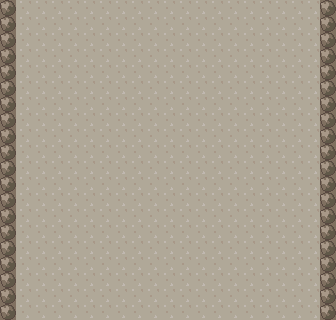

The image is a tile-based game level rendered from a .tmx file. Its description and complete source (layers, tilesets, objects, tile grids) follow:
An orthogonal 21x20 tile map with 16x16 px tiles, 3 tile layers (backgroundWall, prizes, wall), 2 tilesets.

<map version="1.10" tiledversion="1.12.1" orientation="orthogonal" renderorder="right-down" width="21" height="20" tilewidth="16" tileheight="16" infinite="0" nextlayerid="5" nextobjectid="1">
 <tileset firstgid="1" source="pared.tsx" />
 <tileset firstgid="9" source="gemas.tsx" />
 <layer id="1" name="backgroundWall" width="21" height="20">
  <data encoding="csv">
8,1,1,1,1,1,1,1,1,1,1,1,1,1,1,1,1,1,1,1,8,
8,1,1,1,1,1,1,1,1,1,1,1,1,1,1,1,1,1,1,1,8,
8,1,1,1,1,1,1,1,1,1,1,1,1,1,1,1,1,1,1,1,8,
8,1,1,1,1,1,1,1,1,1,1,1,1,1,1,1,1,1,1,1,8,
8,1,1,1,1,1,1,1,1,1,1,1,1,1,1,1,1,1,1,1,8,
8,1,1,1,1,1,1,1,1,1,1,1,1,1,1,1,1,1,1,1,8,
8,1,1,1,1,1,1,1,1,1,1,1,1,1,1,1,1,1,1,1,8,
8,1,1,1,1,1,1,1,1,1,1,1,1,1,1,1,1,1,1,1,8,
8,1,1,1,1,1,1,1,1,1,1,1,1,1,1,1,1,1,1,1,8,
8,1,1,1,1,1,1,1,1,1,1,1,1,1,1,1,1,1,1,1,8,
8,1,1,1,1,1,1,1,1,1,1,1,1,1,1,1,1,1,1,1,8,
8,1,1,1,1,1,1,1,1,1,1,1,1,1,1,1,1,1,1,1,8,
8,1,1,1,1,1,1,1,1,1,1,1,1,1,1,1,1,1,1,1,8,
8,1,1,1,1,1,1,1,1,1,1,1,1,1,1,1,1,1,1,1,8,
8,1,1,1,1,1,1,1,1,1,1,1,1,1,1,1,1,1,1,1,8,
8,1,1,1,1,1,1,1,1,1,1,1,1,1,1,1,1,1,1,1,8,
8,1,1,1,1,1,1,1,1,1,1,1,1,1,1,1,1,1,1,1,8,
8,1,1,1,1,1,1,1,1,1,1,1,1,1,1,1,1,1,1,1,8,
8,1,1,1,1,1,1,1,1,1,1,1,1,1,1,1,1,1,1,1,8,
8,1,1,1,1,1,1,1,1,1,1,1,1,1,1,1,1,1,1,1,8
</data>
 </layer>
 <layer id="4" name="prizes" width="21" height="20">
  <data encoding="csv">
0,0,0,0,0,0,0,0,0,0,0,0,0,0,0,0,0,0,0,0,0,
0,0,0,0,0,0,0,0,0,0,0,0,0,0,0,0,0,0,0,0,0,
0,0,0,0,0,0,0,0,0,0,0,0,0,0,0,0,0,0,0,0,0,
0,0,0,0,0,0,0,0,0,0,0,0,0,0,0,0,0,0,0,0,0,
0,0,0,0,0,0,0,0,0,0,0,0,0,0,0,0,0,0,0,0,0,
0,0,0,0,0,0,0,0,0,0,0,0,0,0,0,0,0,0,0,0,0,
0,0,0,0,0,0,0,0,0,0,0,0,0,0,0,0,0,0,0,0,0,
0,0,0,0,0,0,0,0,0,0,0,0,0,0,0,0,0,0,0,0,0,
0,0,0,0,0,0,0,0,0,0,0,0,0,0,0,0,0,0,0,0,0,
0,0,0,0,0,0,0,0,0,0,0,0,0,0,0,0,0,0,0,0,0,
0,0,0,0,0,0,0,0,0,0,0,0,0,0,0,0,0,0,0,0,0,
0,0,0,0,0,0,0,0,0,0,0,0,0,0,0,0,0,0,0,0,0,
0,0,0,0,0,0,0,0,0,0,0,0,0,0,0,0,0,0,0,0,0,
0,0,0,0,0,0,0,0,0,0,0,0,0,0,0,0,0,0,0,0,0,
0,0,0,0,0,0,0,0,0,0,0,0,0,0,0,0,0,0,0,0,0,
0,0,0,0,0,0,0,0,0,0,0,0,0,0,0,0,0,0,0,0,0,
0,0,0,0,0,0,0,0,0,0,0,0,0,0,0,0,0,0,0,0,0,
0,0,0,0,0,0,0,0,0,0,0,0,0,0,0,0,0,0,0,0,0,
0,0,0,0,0,0,0,0,0,0,0,0,0,0,0,0,0,0,0,0,0,
0,0,0,0,0,0,0,0,0,0,0,0,0,0,0,0,0,0,0,0,0
</data>
 </layer>
 <layer id="3" name="wall" width="21" height="20">
  <data encoding="csv">
0,0,0,0,0,0,0,0,0,0,0,0,0,0,0,0,0,0,0,0,0,
0,0,0,0,0,0,0,0,0,0,0,0,0,0,0,0,0,0,0,0,0,
0,0,0,0,0,0,0,0,0,0,0,0,0,0,0,0,0,0,0,0,0,
0,0,0,0,0,0,0,0,0,0,0,0,0,0,5,0,0,0,0,0,0,
0,0,0,0,0,0,0,0,0,0,0,0,0,0,5,5,5,5,0,0,0,
0,0,0,0,0,0,0,0,0,0,0,5,5,5,5,5,5,5,0,0,0,
0,0,0,0,0,0,0,0,0,0,0,0,5,5,5,5,5,5,0,0,0,
0,0,0,0,0,0,0,0,0,0,0,0,0,0,0,0,0,0,0,0,0,
0,0,0,0,0,0,0,0,0,0,0,0,0,0,0,0,0,0,0,0,0,
0,0,0,0,0,0,0,0,0,0,0,0,0,0,0,0,0,0,0,0,0,
0,0,0,0,0,0,0,0,0,0,0,0,0,0,0,0,0,0,0,0,0,
0,0,0,0,0,0,0,0,0,0,0,0,0,0,0,0,0,0,0,0,0,
0,0,0,0,0,0,0,0,0,0,0,0,0,0,0,0,0,0,0,0,0,
0,0,0,0,0,0,0,0,0,0,0,0,0,0,0,0,0,0,0,0,0,
0,0,0,0,0,0,0,0,0,0,0,0,0,0,0,0,0,0,0,0,0,
0,0,0,0,0,0,0,0,0,0,0,0,0,0,0,0,0,0,0,0,0,
0,0,0,0,0,0,0,0,0,0,0,0,0,0,0,0,0,0,0,0,0,
0,0,0,0,0,0,0,0,0,0,0,0,0,0,0,0,0,0,0,0,0,
0,0,0,0,0,0,0,0,0,0,0,0,0,0,0,0,0,0,0,0,0,
0,0,0,0,0,0,0,0,0,0,0,0,0,0,0,0,0,0,0,0,0
</data>
 </layer>
</map>
